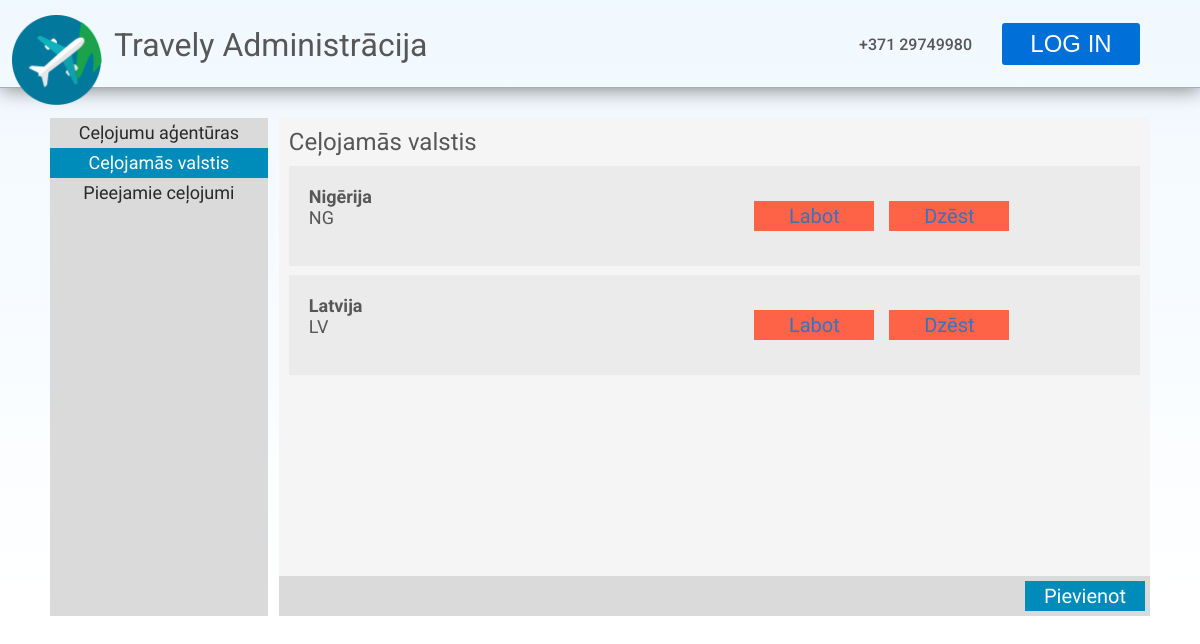
/admin/countries, run on the app's committed database.
### models.py (models this page shows, shortened)
class Country(db.Model):
    id = db.Column(db.Integer, primary_key=True)
    country = db.Column(db.String(48), nullable=False)
    abbreviation = db.Column(db.String(2), nullable=False)

### main.py (the view)
@app.route('/admin/countries')
def admin_countries():
    return render_template("templates/countries.html", countries = Country.query.all(), agencies = Agency.query.all())

### templates/templates/countries.html
{% extends "admin.html" %}
{% block title %}
<div id="admin-page-content">
    <div id="ap-selector">
        <div id="ap-selector-list">
            <ul class="nav-ul">
                <a href="/admin/agencies"><li class="selector">Ceļojumu aģentūras</li></a>
                <li class="selector" id="selected">Ceļojamās valstis</li></a>
                <a href="/admin/trips"><li class="selector">Pieejamie ceļojumi</li></a>
            </ul>
        </div>
        <div id="ap-selector-display">
            <h2 class="subtitle">Ceļojamās valstis</h2>
            <div id="ap-selector-display-list">
                {% if countries %}
                    {% for country in countries %}
                    <div class="ap-list-member">
                        <ul class="list-ul">
                            <li style="font-weight: bold;">{{ country.country }}</li>
                            <li>{{ country.abbreviation }}</li>
                        </ul>
                        <a href="/admin/edit/country/{{ country.id }}"><h2 class="ap-list-control correct">Labot</h2></a>
                        <a href="/admin/remove/country/{{ country.id }}"><h2 class="ap-list-control">Dzēst</h2></a>
                    </div>
                    {% endfor %}
                {% else %}
                <p id="ap-description">Nav countries, perhaps 404?</p>
                {% endif %}
            </div>
            <div id="ap-selector-footer">
                <a href="/admin/add/country" style="margin-left: auto;"><h2 class="ap-list-add">Pievienot</h2></a>
            </div>
        </div>
    </div>
</div>
{% endblock %}

### static/css/stylesheet.css (style rules this page uses)
* { margin:0; padding:0; }
body { font-family: 'Roboto', sans-serif; color:#575757; }
a { color: inherit; text-decoration: inherit; }
h2 { font-weight: 400; }
a:visited, a:link { text-decoration: none; font-family: Thasadith; font-weight: bold; color: #3175c2; font-size: 15px; }
#admin-page-content { height:80%; }
#ap-selector { display: flex; flex-direction: row; margin-top:30px; margin-left:50px; margin-right:50px; width: auto; }
#ap-selector-list { display: flex; flex-direction: column; width: 20%; background-color: #dadada; }
#ap-selector-display { width: 80%; margin-left: 1%; background-color: whitesmoke; }
.nav-ul { padding: 0; margin: 0; list-style: none; }
.nav-ul li { text-align: center; font-weight: 400; font-size: 18px; height: 30px; line-height: 30px; background-color: #dadada; color:#292929; }
#selected { background-color: #008cba; color:white; cursor: default; }
.subtitle { margin: 10px; }
#ap-selector-display-list { margin:10px; background-color: whitesmoke; overflow: auto; min-height: 400px; max-height: 600px; }
.list-ul { margin: 0; padding: 20px; font-size: 18px; list-style: none; width:50%; }
.ap-list-member { display: flex; flex-direction: row; background-color: rgb(235, 235, 235); max-height: 150px; margin-bottom: 1%; }
.ap-list-control { line-height: 30px; font-size: 20px; margin-top: 35px; height: 30px; margin-bottom: 35px; margin-right: 15px; width:120px; text-align: center; background-color: tomato; }
.correct { margin-left: auto; }
.ap-list-add { line-height: 30px; font-size: 20px; font-weight: 500; height: 30px; width:120px; text-align: center; background-color:#008cba; color: white; margin-top: 5px; margin-right: 5px; margin-left:auto; }
#ap-selector-footer { height: 40px; background-color: #dadada; display:flex; }
body { background-image: linear-gradient(aliceblue, white); background-repeat: no-repeat; }

### data on the page
Country: country "Nigērija", abbreviation "NG"
Country: country "Latvija", abbreviation "LV"
